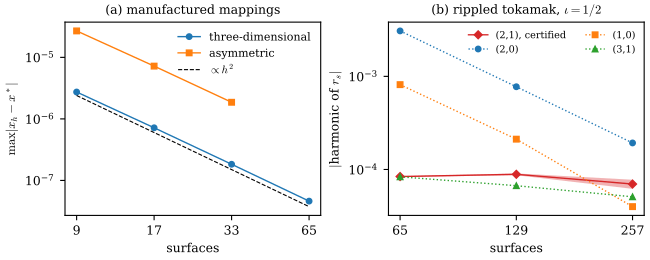

Write the Python code that produced this figure.
"""Draw Figure 1 of the paper: python paper/fig_convergence.py writes paper/fig_convergence.pdf.

(a) The certified error max |x_h - x*| of the half-grid scheme on the manufactured
mappings (gen/mms_colloc.py). (b) The harmonics of the radial force r_s on the
surface iota = 1/2 of the rippled tokamak: the certified enclosures of the (2,1)
harmonic (Harmonic.dharm_correct, gen/forced_sheet.py) and the floating-point values
of the others that examples/forced_current_sheet.py of the VMEC++ branch prints.
"""
import pathlib

import matplotlib

matplotlib.use("Agg")
import matplotlib.pyplot as plt
import numpy as np

MMS_3D = {9: 2.73432936716e-6, 17: 7.16912169671e-7, 33: 1.83032584737e-7, 65: 4.60748183004e-8}
MMS_ASYM = {9: 2.69073057006e-5, 17: 7.20667052904e-6, 33: 1.86266877275e-6}
NS = [65, 129, 257]
H21 = [(8.3484e-5, 8.4498e-5), (8.6749e-5, 9.0712e-5), (6.1921e-5, 7.7586e-5)]
OTHERS = {
    "(2,0)": [3.0753e-3, 7.7319e-4, 1.9271e-4],
    "(1,0)": [8.1449e-4, 2.1161e-4, 3.9903e-5],
    "(3,1)": [8.3394e-5, 6.6957e-5, 5.0873e-5],
}

plt.rcParams.update({"font.family": "serif", "mathtext.fontset": "cm", "font.size": 9})
fig, (a, b) = plt.subplots(1, 2, figsize=(6.5, 2.6), constrained_layout=True)

for data, mark, label in ((MMS_3D, "o", "three-dimensional"), (MMS_ASYM, "s", "asymmetric")):
    ns = np.array(list(data))
    a.loglog(ns - 1, list(data.values()), mark + "-", ms=4, lw=1, label=label)
x = np.array([8, 64])
a.loglog(x, 2.4e-6 * (x / 8.0) ** -2, "k--", lw=0.8, label=r"$\propto h^2$")
a.set_xticks([8, 16, 32, 64])
a.set_xticklabels(["9", "17", "33", "65"])
a.minorticks_off()
a.set_xlabel("surfaces")
a.set_ylabel(r"$\max|x_h - x^*|$")
a.set_title("(a) manufactured mappings", fontsize=9)
a.legend(frameon=False, fontsize=8)

ns = np.array(NS) - 1
lo = np.array([p[0] for p in H21])
hi = np.array([p[1] for p in H21])
b.fill_between(ns, lo, hi, color="C3", alpha=0.35, lw=0)
b.loglog(ns, 0.5 * (lo + hi), "D-", color="C3", ms=4, lw=1, label="(2,1), certified")
for (name, vals), mark in zip(OTHERS.items(), ("o", "s", "^")):
    b.loglog(ns, vals, mark + ":", ms=4, lw=1, label=name)
b.set_xticks(list(ns))
b.set_xticklabels([str(n) for n in NS])
b.minorticks_off()
b.set_xlabel("surfaces")
b.set_ylabel(r"$|$harmonic of $r_s|$")
b.set_title(r"(b) rippled tokamak, $\iota = 1/2$", fontsize=9)
b.legend(frameon=False, fontsize=7, ncol=2)

fig.savefig(pathlib.Path(__file__).with_name("fig_convergence.pdf"))
